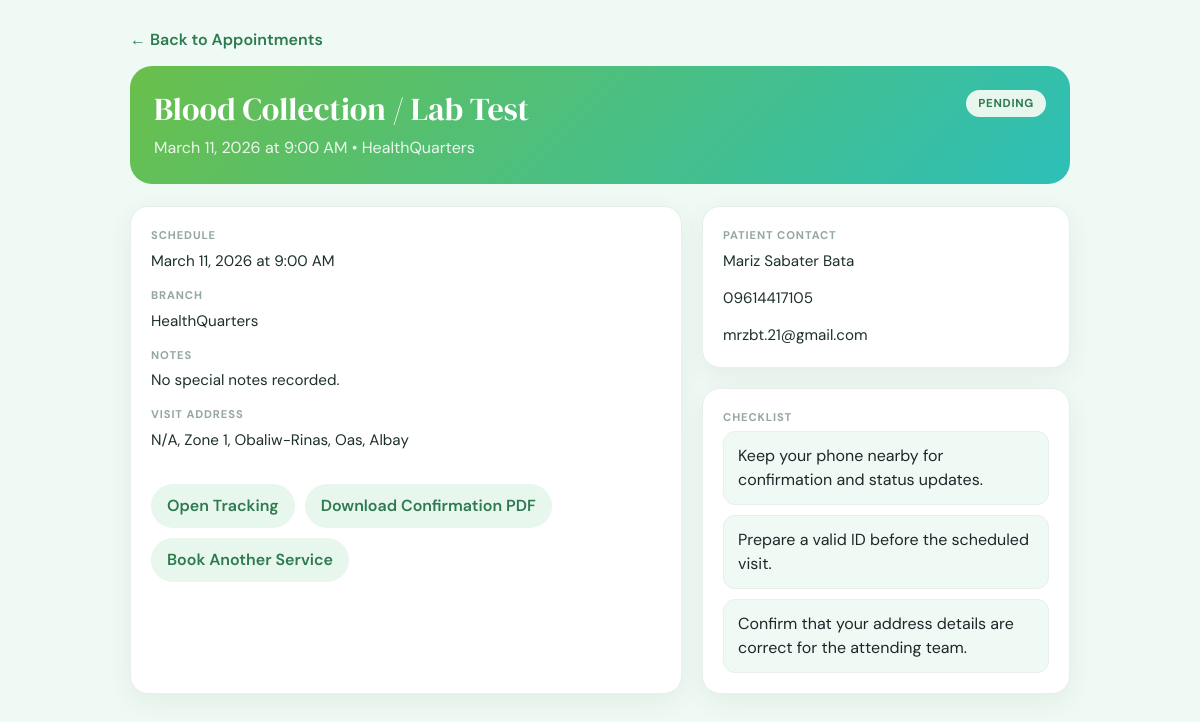
Page /patient_appointment.php?id=7 (signed in) on the committed database.
### tables this page shows
CREATE TABLE `home_service_appointments` (
  `id` int(11) NOT NULL,
  `user_id` int(11) NOT NULL,
  `appointment_date` date NOT NULL,
  `preferred_time` varchar(20) NOT NULL,
  `service_type` varchar(100) NOT NULL,
  `branch` varchar(100) DEFAULT NULL,
  `notes` text DEFAULT NULL,
  `first_name` varchar(100) NOT NULL,
  `last_name` varchar(100) NOT NULL,
  `middle_name` varchar(100) DEFAULT NULL,
  `dob` date DEFAULT NULL,
  `age` int(10) UNSIGNED DEFAULT NULL,
  `gender` varchar(20) DEFAULT NULL,
  `contact_num` varchar(30) DEFAULT NULL,
  `alt_contact` varchar(30) DEFAULT NULL,
  `email` varchar(100) DEFAULT NULL,
  `address` text DEFAULT NULL,
  `status` varchar(30) DEFAULT 'Pending',
  `appointment_type` varchar(50) DEFAULT 'Home Service',
  `created_at` datetime DEFAULT current_timestamp(),
  `reminder_sent` tinyint(1) DEFAULT 0,
  `fasting_reminder_sent` tinyint(1) DEFAULT 0,
  `confirmation_sent` tinyint(1) DEFAULT 0,
  `lab_result` text DEFAULT NULL,
  `result_notes` varchar(500) DEFAULT NULL,
  `result_date` date DEFAULT NULL
);

### services/patient_portal_service.php (called while the page is built, shortened)
<?php
function hq_normalize_appointment_status(string $status): string
{
    return match (strtolower(trim($status))) {
        'approved' => 'Confirmed',
        'confirmed' => 'Confirmed',
        'completed' => 'Completed',
        'cancelled' => 'Cancelled',
        default => 'Pending',
    };
}
function hq_status_badge_class(string $status): string
{
    return match (hq_normalize_appointment_status($status)) {
        'Confirmed' => 'status-approved',
        'Completed' => 'status-completed',
        'Cancelled' => 'status-cancelled',
        default => 'status-pending',
    };
}
function hq_portal_prep_notes(): array
{
    return [
        'Blood Chemistry Test' => 'Stop eating and drinking except plain water by 10 PM tonight.',
        'Blood Chemistry' => 'Stop eating and drinking except plain water by 10 PM tonight.',
        'Lipid Profile' => '9-12 hours fasting required. Drink only plain water tonight.',
        'Fasting Blood Sugar' => '8 hours fasting required. Drink only plain water before your test.',
        'Ultrasound' => 'Drink 4-6 glasses of water 1 hour before and do not urinate before the test.',
        'Drug Test' => 'Do not urinate 1-2 hours before your appointment. Bring a valid ID.',
    ];
}
function hq_build_appointment_detail(?array $appointment, ?array $reschedule = null): ?array
{
    $service = $appointment['service_type'] ?? 'Appointment';
    $status = hq_normalize_appointment_status($appointment['status'] ?? 'Pending');
    $date = $appointment['appointment_date'] ?? '';
    $time = $appointment['preferred_time'] ?? '—';
    $prep = '';
    $checklist = [
        'Keep your phone nearby for confirmation and status updates.',
        'Prepare a valid ID before the scheduled visit.',
    ];
    if (!empty($appointment['address'])) {
        $checklist[] = 'Confirm that your address details are correct for the attending team.';
    }
    return [
        'id' => (int) ($appointment['id'] ?? 0),
        'reference' => 'HS-' . str_pad((string) ((int) ($appointment['id'] ?? 0)), 6, '0', STR_PAD_LEFT),
        'service' => $service,
        'status' => $status,
        'status_class' => hq_status_badge_class($status),
        'date_label' => $date ? date('F j, Y', strtotime($date)) : 'Date pending',
        'time_label' => $time,
        'appointment_date' => $date,
        'preferred_time' => $time,
        'branch' => $appointment['branch'] ?? 'HealthQuarters',
        'appointment_type' => $appointment['appointment_type'] ?? 'Home Service',
        'notes' => $appointment['notes'] ?? '',
        'address' => $appointment['address'] ?? '',
        'first_name' => $appointment['first_name'] ?? '',
        'last_name' => $appointment['last_name'] ?? '',
        'middle_name' => $appointment['middle_name'] ?? '',
        'dob' => $appointment['dob'] ?? '',
        'age' => $appointment['age'] ?? '',
        'gender' => $appointment['gender'] ?? '',
        'contact' => $appointment['contact_num'] ?? '',
        'alt_contact' => $appointment['alt_contact'] ?? '',
        'email' => $appointment['email'] ?? '',
        'created_at' => $appointment['created_at'] ?? null,
        'reschedule' => $reschedule,
        'prep_note' => $prep,
        'checklist' => $checklist,
    ];
}
function hq_fetch_patient_appointment_detail(PDO $conn, int $userId, int $appointmentId): ?array
{
    $stmt = $conn->prepare("
        SELECT *
        FROM home_service_appointments
        WHERE id = ? AND user_id = ?
        LIMIT 1
    ");
    $stmt->execute([$appointmentId, $userId]);
    $appointment = $stmt->fetch(PDO::FETCH_ASSOC) ?: null;
    $rescheduleStmt = $conn->prepare("
        SELECT *
        FROM reschedule_requests
        WHERE appointment_id = ? AND user_id = ?
        ORDER BY created_at DESC
        LIMIT 1
    ");
    $rescheduleStmt->execute([$appointmentId, $userId]);
    $reschedule = $rescheduleStmt->fetch(PDO::FETCH_ASSOC) ?: null;
    return hq_build_appointment_detail($appointment, $reschedule);
}

### includes/helpers.php (called while the page is built, shortened)
<?php
function hq_patient_name(string $default = 'Patient'): string
{
    return $_SESSION['fullname'] ?? $_SESSION['full_name'] ?? $default;
}

### patient_appointment.php (the view, shortened to what this page needs)
<?php
require_once __DIR__ . '/db.php';
require_once __DIR__ . '/services/patient_portal_service.php';
$userId = (int) ($_SESSION['user_id'] ?? 0);
$appointmentId = (int) ($_GET['id'] ?? 0);
$detail = hq_fetch_patient_appointment_detail($conn, $userId, $appointmentId);
$patientName = hq_patient_name();
?>
<!DOCTYPE html>
<html lang="en">
<head>
  <link href="https://cdn.jsdelivr.net/npm/bootstrap@5.3.2/dist/css/bootstrap.min.css" rel="stylesheet">
</head>
<body>
  <div class="page">
    <a href="profile.php?tab=appointments" class="back-link">← Back to Appointments</a>
    <section class="hero">
      <div style="display:flex;justify-content:space-between;gap:16px;flex-wrap:wrap;align-items:flex-start;">
        <div>
          <h1><?= htmlspecialchars($detail['service']) ?></h1>
          <p><?= htmlspecialchars($detail['date_label']) ?> at <?= htmlspecialchars($detail['time_label']) ?> • <?= htmlspecialchars($detail['branch']) ?></p>
        </div>
        <div class="status"><?= htmlspecialchars($detail['status']) ?></div>
      </div>
    </section>
    <div class="grid">
      <div class="card">
        <div class="label">Schedule</div>
        <div class="value"><?= htmlspecialchars($detail['date_label']) ?> at <?= htmlspecialchars($detail['time_label']) ?></div>
        <div class="label">Branch</div>
        <div class="value"><?= htmlspecialchars($detail['branch']) ?></div>
        <div class="label">Notes</div>
        <div class="value"><?= htmlspecialchars($detail['notes'] !== '' ? $detail['notes'] : 'No special notes recorded.') ?></div>
        <div class="label">Visit Address</div>
        <div class="value"><?= htmlspecialchars($detail['address'] !== '' ? $detail['address'] : 'No address stored.') ?></div>
        <div class="actions">
          <a href="profile.php?tab=appointments" class="btn-soft">Open Tracking</a>
          <a href="download_booking_confirmation.php?id=<?= (int) $detail['id'] ?>" class="btn-soft">Download Confirmation PDF</a>
          <a href="booking.php" class="btn-soft">Book Another Service</a>
        </div>
      </div>
      <div style="display:flex;flex-direction:column;gap:20px;">
        <div class="card">
          <div class="label">Patient Contact</div>
          <div class="value"><?= htmlspecialchars($patientName) ?></div>
          <div class="value"><?= htmlspecialchars($detail['contact'] !== '' ? $detail['contact'] : 'No contact number stored.') ?></div>
          <div class="value" style="margin-bottom:0;"><?= htmlspecialchars($detail['email'] !== '' ? $detail['email'] : 'No email stored.') ?></div>
        </div>
        <div class="card">
          <div class="label">Checklist</div>
          <div class="timeline">
            <?php foreach ($detail['checklist'] as $item): ?>
              <div class="timeline-item"><?= htmlspecialchars($item) ?></div>
            <?php endforeach; ?>
          </div>
        </div>
      </div>
    </div>
  </div>
</body>
</html>

### patient_appointment.php (style rules this page uses)
:root { --gs:#6abf4b; --ge:#2dbfb8; --deep:#1a4d2e; --mid:#2d7a4f; --bright:#3aad6e; --pale:#e8f7ee; --muted:#f0faf4; --g200:#e8eeeb; --g400:#94a89d; --g600:#4a6057; }
body { font-family:'DM Sans',sans-serif; background:var(--muted); color:#1e302a; }
.page { max-width:980px; margin:0 auto; padding:28px 20px 48px; }
.hero { background:linear-gradient(135deg,var(--gs),var(--ge)); color:#fff; border-radius:22px; padding:24px; margin-bottom:22px; }
.hero h1 { font-family:'DM Serif Display',serif; font-size:2rem; margin:0 0 8px; }
.hero p { margin:0; opacity:.88; }
.grid { display:grid; grid-template-columns:1.2fr .8fr; gap:20px; }
.card { background:#fff; border:1px solid var(--g200); border-radius:18px; padding:20px; box-shadow:0 8px 24px rgba(26,77,46,.07); }
.label { font-size:.7rem; text-transform:uppercase; letter-spacing:.08em; color:var(--g400); margin-bottom:6px; font-weight:700; }
.value { font-size:.95rem; color:#1e302a; margin-bottom:14px; }
.status { display:inline-flex; padding:5px 12px; border-radius:50px; font-size:.72rem; font-weight:700; text-transform:uppercase; letter-spacing:.06em; background:var(--pale); color:var(--mid); }
.timeline { display:flex; flex-direction:column; gap:10px; }
.timeline-item { background:var(--muted); border:1px solid var(--g200); border-radius:12px; padding:12px 14px; }
.back-link { display:inline-flex; align-items:center; gap:8px; color:var(--mid); text-decoration:none; font-weight:600; margin-bottom:14px; }
.actions { display:flex; gap:10px; flex-wrap:wrap; margin-top:18px; }
.btn-soft { display:inline-flex; align-items:center; gap:8px; padding:10px 16px; border-radius:999px; text-decoration:none; background:var(--pale); color:var(--mid); font-weight:600; }

### rows in the picture
home_service_appointments: service_type "Blood Collection / Lab Test", preferred_time "9:00 AM", status "PENDING", notes "No special notes recorded.", address "N/A, Zone 1, Obaliw-Rinas, Oas, Albay", contact_num "09614417105", email "mrzbt.21@gmail.com"

### other values in the picture
$detail['date_label'] "March 11, 2026"
$detail['branch'] "HealthQuarters"
$patientName "Mariz Sabater Bata"
$item "Keep your phone nearby for confirmation and status updates."
$item "Prepare a valid ID before the scheduled visit."
$item "Confirm that your address details are correct for the attending team."
